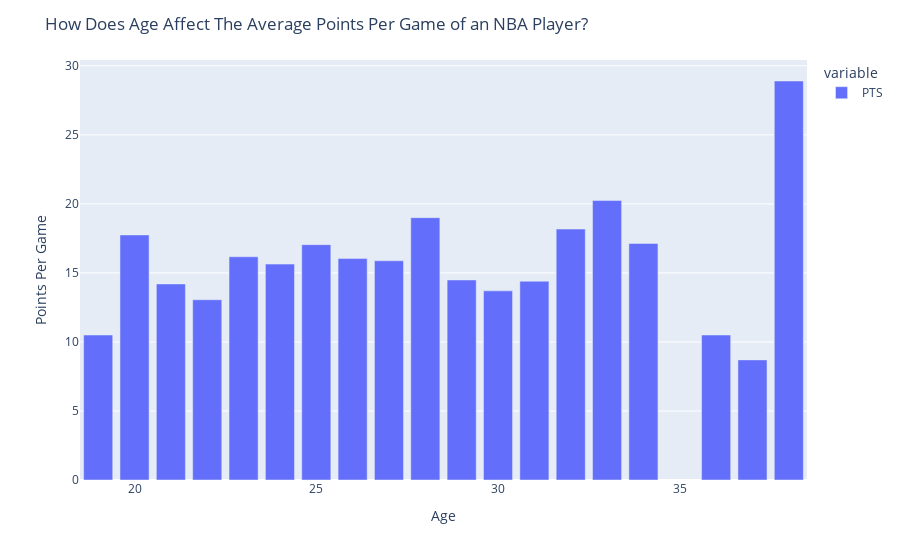

The code cell stored with this chart in its notebook:
### Markdown cell above
## Question 2: What impact does age have on PPG?

### Code cell
"""
We will find the average points per game for each age group and plot this to
display scoring trends based on the age of players in the NBA.
"""
display(per)
required_columns = ["Player", " Rk", "Pos", "Age", "Tm", "PER", "3PAr", "PTS"]
assert all(column in per.columns for column in required_columns), "Missing columns"

age_avgs = per.groupby("Age")["PTS"].mean()
age_avgs
fig = pxo.bar(age_avgs).update_layout( yaxis_title = "Points Per Game", 
                                       title="How Does Age Affect The Average Points Per Game of an NBA Player?")
fig.show()

### Figure 1 — Plotly figure (JSON) as saved in the notebook; plotly's stock layout.template omitted (floating-point values rounded to 4 significant figures)
{"data": [{"alignmentgroup": "True", "hovertemplate": "variable=PTS<br>Age=%{x}<br>value=%{y}<extra></extra>", "legendgroup": "PTS", "marker": {"color": "#636efa", "pattern": {"shape": ""}}, "name": "PTS", "offsetgroup": "PTS", "orientation": "v", "showlegend": true, "textposition": "auto", "x": [19, 20, 21, 22, 23, 24, 25, 26, 27, 28, 29, 30, 31, 32, 33, 34, 36, 37, 38], "xaxis": "x", "y": [10.5, 17.75, 14.2, 13.06, 16.17, 15.64, 17.05, 16.04, 15.88, 19.0, 14.49, 13.7, 14.4, 18.18, 20.24, 17.13, 10.5, 8.7, 28.9], "yaxis": "y", "type": "bar"}], "layout": {"xaxis": {"anchor": "y", "domain": [0.0, 1.0], "title": {"text": "Age"}}, "yaxis": {"anchor": "x", "domain": [0.0, 1.0], "title": {"text": "Points Per Game"}}, "legend": {"title": {"text": "variable"}, "tracegroupgap": 0}, "margin": {"t": 60}, "barmode": "relative", "title": {"text": "How Does Age Affect The Average Points Per Game of an NBA Player?"}}}
